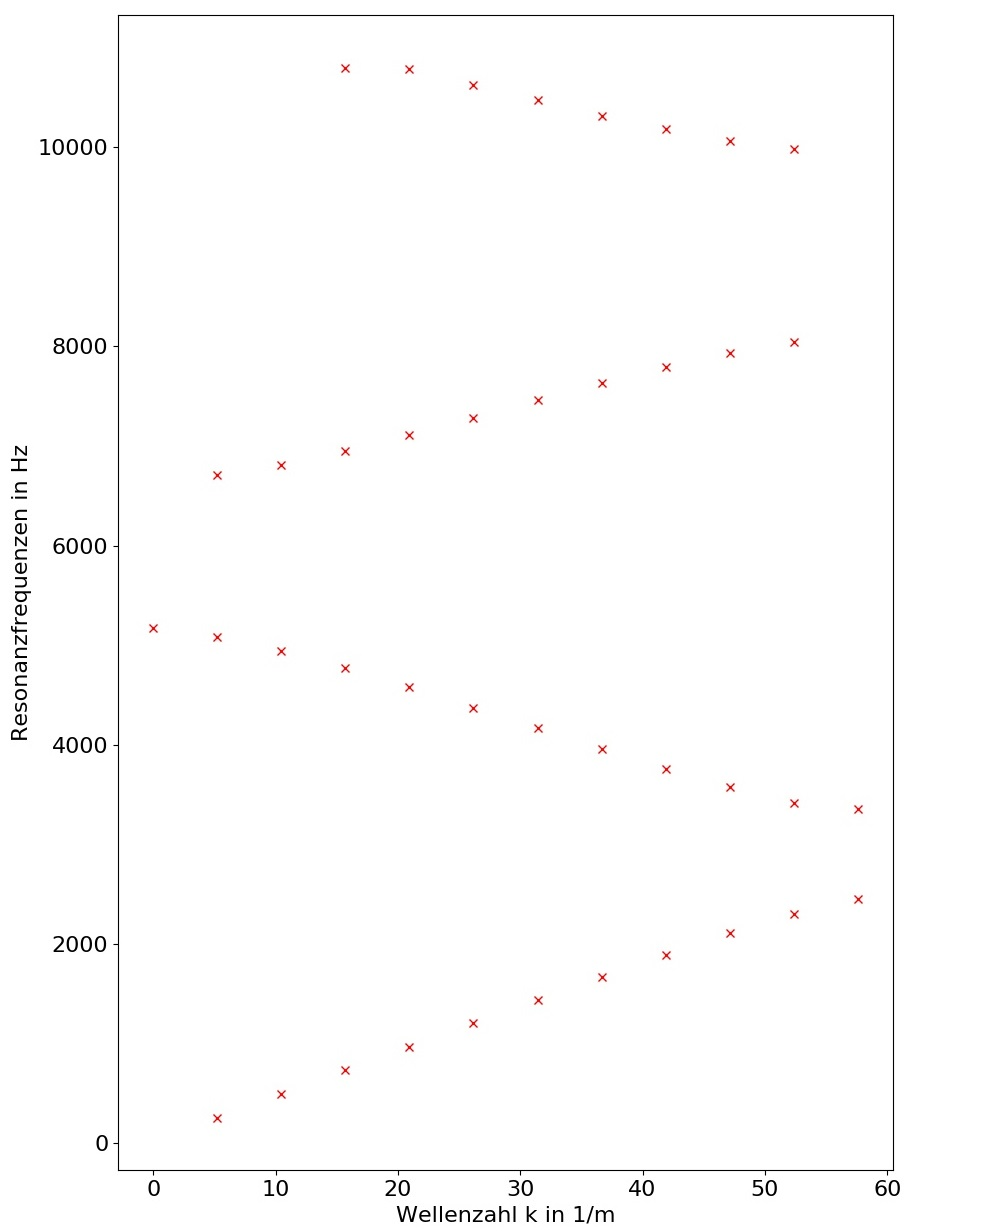

Python code for this plot:
import numpy as np
import math
# fit arbitrary functions
from scipy.optimize import curve_fit

A=np.genfromtxt('4_4_12x50mm.dat', unpack=True)
X=[]
print(len(A[0,:]))
print(A[1,0])
print(A[1,1])
#Parameter um peaks zu pruefen, Anzahl der Werte die kleiner sind als A_1_i+5
m=0

#Filter Bauartbedingte Resonanzen der Soundkarte
f_1=320
f_2=2130
f=800
f_delta=20

#minimale Peak hoehe
f_abs=2
f_abs_3000=5
#abstand zwischen zwei peaks
r=5

#quotientenparameter
q=1

for i in range(len(A[1,:])-r+1):
    for j in range(r):
        if A[1,i+r/2-1] > q*A[1,i+j]:
            m = m+1
    #Ausnahmen   
    if A[0,i+r/2]==10810:
         X=X+[A[:,i+r/2-1]]
    #regulaerer Ablauf
    if A[0,i+r/2-1]<3000 and A[1,i+r/2-1]>f_abs_3000 and not A[0,i+r/2-1]==800:
        if m>= r-1  and A[0,i+r/2-1]>f_1+f_delta and A[1,i+r/2-1]>f_abs:
            X = X+[A[:,i+r/2-1]]
        elif m>= r-1 and A[0,i+r/2-1]<f_1-f_delta and A[1,i+r/2-1]>f_abs:
            X = X+[A[:,i+r/2-1]]      
    elif A[0,i+r/2-1]>3000:
        if m>= r-1  and A[0,i+r/2-1]>f_1+f_delta and A[1,i+r/2-1]>f_abs:
            X = X+[A[:,i+r/2-1]]
        elif m>= r-1 and A[0,i+r/2-1]<f_1-f_delta and A[1,i+r/2-1]>f_abs:
            X = X+[A[:,i+r/2-1]]                
    m=0

Y=np.column_stack(X)

k=np.arange(0,len(Y[0,:])+10)

k=k* math.pi /0.6
#print('k',k[1:3])
#k.itemset(3,111)
#print('k ',k)
#print(len(k))
#print('type k ',type(k))
#print('type Y ',type(Y))
print('Y ',Y)
#print('k.T ',k.T)
#print('Y.T ',Y[0,:].T)




# prepare plot

import matplotlib.pyplot as plt
plt.rcParams['figure.figsize'] = (10, 15)
plt.rcParams['font.size'] = 16

test=np.zeros(41)


#plt.plot(k[1:len(Y[0,:])+1],Y[0,:],'bx')

plt.plot(k[1:12],Y[0,0:11],'rx')
plt.plot(k[0:12],Y[0,11:23][::-1],'rx')
plt.plot(k[1:11],Y[0,23:33],'rx')
plt.plot(k[3:11],Y[0,33:41][::-1],'rx')

plt.xlabel('Wellenzahl k in 1/m')
plt.ylabel('Resonanzfrequenzen in Hz')
plt.legend(loc="best")
#plt.show()
plt.savefig('4_4_12_red.jpg')
#np.savetxt('4_2_peaks.txt', np.column_stack(X).T,delimiter='&',fmt='%3d',newline='\ xx ')

#print('c =', params[0]*2*math.pi, '+-', errors[0]*2*math.pi)
